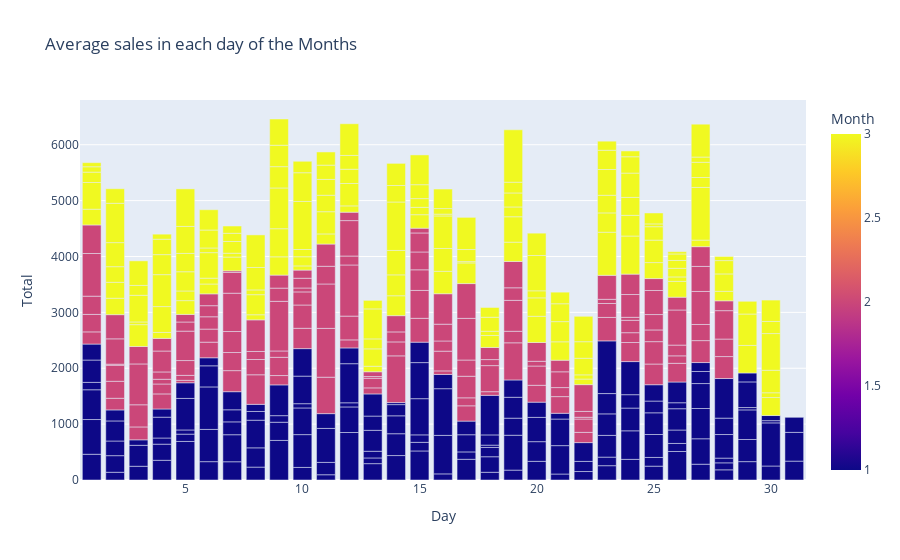

Notebook cell for this chart:
### Code cell
fig = px.bar(daySales, x="Day", y="Total", color='Month', barmode='group', title='Average sales in each day of the Months')
fig.show()

### Figure 1 — Plotly figure (JSON) as saved in the notebook; plotly's stock layout.template omitted (floating-point values rounded to 4 significant figures; data arrays with more than 128 entries replaced by an {"elided": "..."} marker saying what was removed)
{"data": [{"alignmentgroup": "True", "hovertemplate": "Day=%{x}<br>Total=%{y}<br>Month=%{marker.color}<extra></extra>", "legendgroup": "", "marker": {"color": {"elided": "454 int values"}, "coloraxis": "coloraxis", "pattern": {"shape": ""}}, "name": "", "offsetgroup": "", "orientation": "v", "showlegend": false, "textposition": "auto", "type": "bar", "x": {"elided": "454 int values"}, "xaxis": "x", "y": {"elided": "454 float values"}, "yaxis": "y"}], "layout": {"barmode": "group", "coloraxis": {"colorbar": {"title": {"text": "Month"}}, "colorscale": [[0, "#0d0887"], [0.1111, "#46039f"], [0.2222, "#7201a8"], [0.3333, "#9c179e"], [0.4444, "#bd3786"], [0.5556, "#d8576b"], [0.6667, "#ed7953"], [0.7778, "#fb9f3a"], [0.8889, "#fdca26"], [1, "#f0f921"]]}, "legend": {"tracegroupgap": 0}, "title": {"text": "Average sales in each day of the Months"}, "xaxis": {"anchor": "y", "domain": [0, 1], "title": {"text": "Day"}}, "yaxis": {"anchor": "x", "domain": [0, 1], "title": {"text": "Total"}}}}
